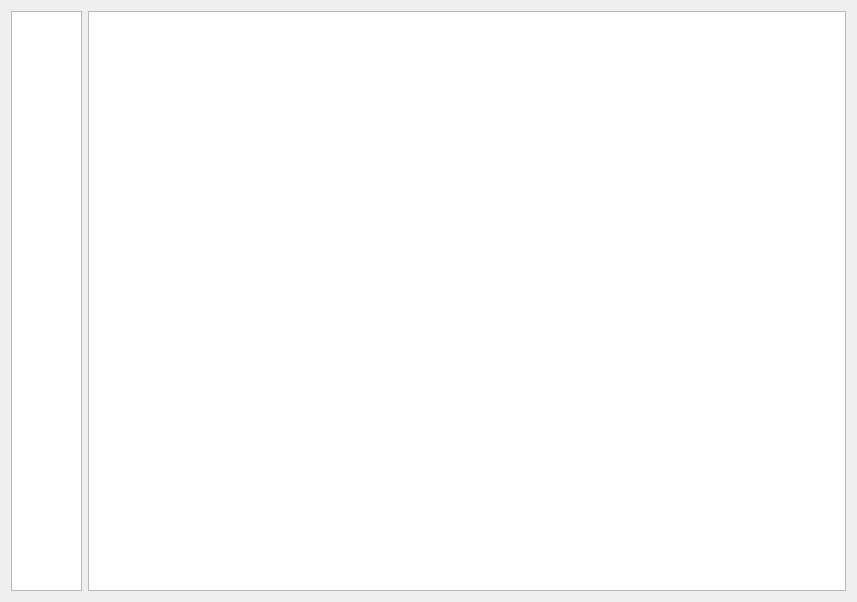
<?xml version="1.0" encoding="UTF-8"?>
<ui version="4.0">
 <class>Widget</class>
 <widget class="QWidget" name="Widget">
  <property name="geometry">
   <rect>
    <x>0</x>
    <y>0</y>
    <width>857</width>
    <height>600</height>
   </rect>
  </property>
  <property name="windowTitle">
   <string>Widget</string>
  </property>
  <layout class="QHBoxLayout" name="horizontalLayout_2">
   <item>
    <layout class="QHBoxLayout" name="horizontalLayout">
     <item>
      <widget class="QListWidget" name="listWidget_bar">
       <property name="maximumSize">
        <size>
         <width>101</width>
         <height>16777215</height>
        </size>
       </property>
      </widget>
     </item>
     <item>
      <widget class="QListWidget" name="listWidget">
       <property name="minimumSize">
        <size>
         <width>758</width>
         <height>580</height>
        </size>
       </property>
      </widget>
     </item>
    </layout>
   </item>
  </layout>
 </widget>
 <resources/>
 <connections/>
</ui>
